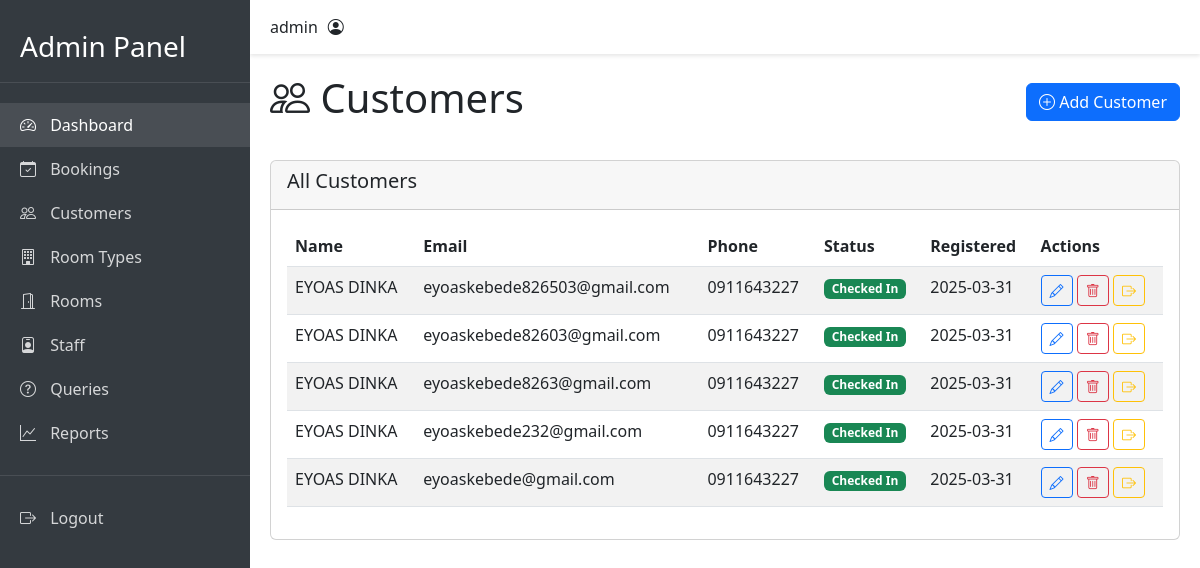
The page /admin/customers (signed in) on the database its author committed.
### app.py (models this page shows)
class Customer(db.Model):
    id = db.Column(db.Integer, primary_key=True)
    first_name = db.Column(db.String(50), nullable=False)
    last_name = db.Column(db.String(50), nullable=False)
    email = db.Column(db.String(120), unique=True, nullable=False)
    phone = db.Column(db.String(20), nullable=False)
    address = db.Column(db.Text)
    id_number = db.Column(db.String(50))
    registration_date = db.Column(db.DateTime, default=datetime.utcnow)
    check_out_date = db.Column(db.DateTime)
    bookings = db.relationship('Booking', backref='customer', lazy=True)

### app.py (the view, shortened to what this page needs)
@app.route('/admin/customers', methods=['GET', 'POST'])
@login_required
def manage_customers():
    customers = Customer.query.order_by(Customer.registration_date.desc()).all()
    return render_template('admin/customers.html', customers=customers)

### app.py (called while the page is built, shortened)
def login_required(f):
    @wraps(f)
    def decorated_function(*args, **kwargs):
        if 'admin_logged_in' not in session:
            flash('Please login first', 'error')
            return redirect(url_for('admin_login', next=request.url))
        return f(*args, **kwargs)
    return decorated_function

@app.after_request
def add_security_headers(response):
    return response

### templates/admin/customers.html (shortened to what this page needs)
{% extends "admin/base.html" %}
{% block content %}
<div class="page-header d-flex justify-content-between align-items-center">
    <h1><i class="bi bi-people"></i> Customers</h1>
    <a href="{{ url_for('manage_customers') }}?action=new" class="btn btn-primary">
        <i class="bi bi-plus-circle"></i> Add Customer
    </a>
</div>
<div class="card">
    <div class="card-header">
        <h5>All Customers</h5>
    </div>
    <div class="card-body">
        <div class="table-responsive">
            <table class="table table-striped">
                <thead>
                    <tr>
                        <th>Name</th>
                        <th>Email</th>
                        <th>Phone</th>
                        <th>Status</th>
                        <th>Registered</th>
                        <th>Actions</th>
                    </tr>
                </thead>
                <tbody>
                    {% for customer in customers %}
                    <tr>
                        <td>{{ customer.first_name }} {{ customer.last_name }}</td>
                        <td>{{ customer.email }}</td>
                        <td>{{ customer.phone }}</td>
                        <td>
                            {% if customer.check_out_date %}
                                <span class="badge bg-secondary">Checked Out</span>
                            {% else %}
                                <span class="badge bg-success">Checked In</span>
                            {% endif %}
                        </td>
                        <td>{{ customer.registration_date.strftime('%Y-%m-%d') }}</td>
                        <td>
                            <a href="{{ url_for('edit_customer', customer_id=customer.id) }}" class="btn btn-sm btn-outline-primary">
                                <i class="bi bi-pencil"></i>
                            </a>
                            <form method="POST" action="{{ url_for('delete_customer', customer_id=customer.id) }}" class="d-inline">
                                <button type="submit" class="btn btn-sm btn-outline-danger" onclick="return confirm('Are you sure?')">
                                    <i class="bi bi-trash"></i>
                                </button>
                            </form>
                            {% if not customer.check_out_date %}
                                <form method="POST" action="{{ url_for('checkout_customer', customer_id=customer.id) }}" class="d-inline">
                                    <button type="submit" class="btn btn-sm btn-outline-warning" onclick="return confirm('Check out this customer?')">
                                        <i class="bi bi-box-arrow-right"></i>
                                    </button>
                                </form>
                            {% endif %}
                        </td>
                    </tr>
                    {% endfor %}
                </tbody>
            </table>
        </div>
    </div>
</div>
{% endblock %}

### templates/admin/base.html (shortened to what this page needs)
<!DOCTYPE html>
<html lang="en">
<head>
    <link rel="stylesheet" href="https://cdn.jsdelivr.net/npm/bootstrap@5.2.3/dist/css/bootstrap.min.css">
    <link rel="stylesheet" href="https://cdn.jsdelivr.net/npm/bootstrap-icons@1.10.0/font/bootstrap-icons.css">
    <link rel="stylesheet" href="{{ url_for('static', filename='css/admin.css') }}">
</head>
<body>
    <div class="admin-wrapper">
        {% include 'admin/partials/sidebar.html' %}
        <div class="admin-main">
            {% include 'admin/partials/header.html' %}
            <main class="admin-content">
                {% block content %}{% endblock %}
            </main>
        </div>
    </div>
</body>
</html>

### templates/admin/partials/sidebar.html
<aside class="admin-sidebar">
    <div class="sidebar-header">
        <h3>Admin Panel</h3>
    </div>
    <ul class="sidebar-nav">
        <li>
            <a href="{{ url_for('admin_dashboard') }}" class="active">
                <i class="bi bi-speedometer2"></i> Dashboard
            </a>
        </li>
        <li>
            <a href="{{ url_for('manage_bookings') }}">
                <i class="bi bi-calendar-check"></i> Bookings
            </a>
        </li>
        <li>
            <a href="{{ url_for('manage_customers') }}">
                <i class="bi bi-people"></i> Customers
            </a>
        </li>
        <li>
            <a href="{{ url_for('manage_room_types') }}">
                <i class="bi bi-building"></i> Room Types
            </a>
        </li>
        <li>
            <a href="{{ url_for('manage_rooms') }}">
                <i class="bi bi-door-open"></i> Rooms
            </a>
        </li>
        <li>
            <a href="{{ url_for('manage_staff') }}">
                <i class="bi bi-person-badge"></i> Staff
            </a>
        </li>
        <li>
            <a href="{{ url_for('manage_queries') }}">
                <i class="bi bi-question-circle"></i> Queries
            </a>
        </li>
        <li>
            <a href="{{ url_for('view_reports') }}">
                <i class="bi bi-graph-up"></i> Reports
            </a>
        </li>
        <li class="logout-link">
            <a href="{{ url_for('admin_logout') }}">
                <i class="bi bi-box-arrow-right"></i> Logout
            </a>
        </li>
    </ul>
</aside>

### templates/admin/partials/header.html (shortened to what this page needs)
<header class="admin-header">
    <div class="header-content">
        <div class="user-info">
            <span class="username">{{ session.username }}</span>
            <i class="bi bi-person-circle"></i>
        </div>
    </div>
</header>

### static/css/admin.css (style rules this page uses)
.admin-wrapper { display: flex; min-height: 100vh; }
.admin-sidebar { width: 250px; background-color: #343a40; color: white; padding: 20px 0; position: fixed; height: 100%; z-index: 100; transition: all 0.3s; }
.admin-main { margin-left: 250px; width: calc(100% - 250px); transition: all 0.3s; }
.admin-content { padding: 20px; }
.sidebar-header { padding: 10px 20px; margin-bottom: 20px; border-bottom: 1px solid rgba(255, 255, 255, 0.1); }
.sidebar-nav { list-style: none; padding: 0; }
.sidebar-nav li a { display: block; padding: 10px 20px; color: rgba(255, 255, 255, 0.8); text-decoration: none; transition: all 0.3s; }
.sidebar-nav li a:hover, .sidebar-nav li a.active { color: white; background-color: rgba(255, 255, 255, 0.1); }
.sidebar-nav li a i { margin-right: 10px; }
.logout-link { margin-top: 20px; border-top: 1px solid rgba(255, 255, 255, 0.1); padding-top: 20px; }
.admin-header { background-color: white; padding: 15px 20px; box-shadow: 0 2px 4px rgba(0, 0, 0, 0.1); display: flex; justify-content: space-between; align-items: center; position: sticky; top: 0; z-index: 50; }
.user-info { display: flex; align-items: center; }
.user-info .username { margin-right: 10px; }
.page-header { margin-bottom: 30px; display: flex; justify-content: space-between; align-items: center; }

### rows shown on the page
Customer: first_name "EYOAS", last_name "DINKA", email "eyoaskebede826503@gmail.com", phone "0911643227", shows "Checked In", registration_date "2025-03-31"
Customer: first_name "EYOAS", last_name "DINKA", email "eyoaskebede82603@gmail.com", phone "0911643227", shows "Checked In", registration_date "2025-03-31"
Customer: first_name "EYOAS", last_name "DINKA", email "eyoaskebede8263@gmail.com", phone "0911643227", shows "Checked In", registration_date "2025-03-31"
Customer: first_name "EYOAS", last_name "DINKA", email "eyoaskebede232@gmail.com", phone "0911643227", shows "Checked In", registration_date "2025-03-31"
Customer: first_name "EYOAS", last_name "DINKA", email "eyoaskebede@gmail.com", phone "0911643227", shows "Checked In", registration_date "2025-03-31"

### other values the page prints
{{ session.username }} "admin"
